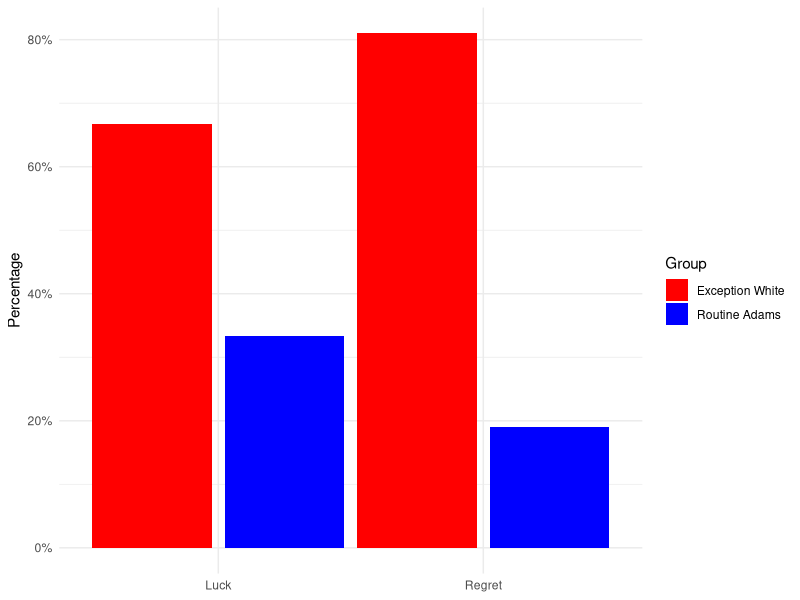
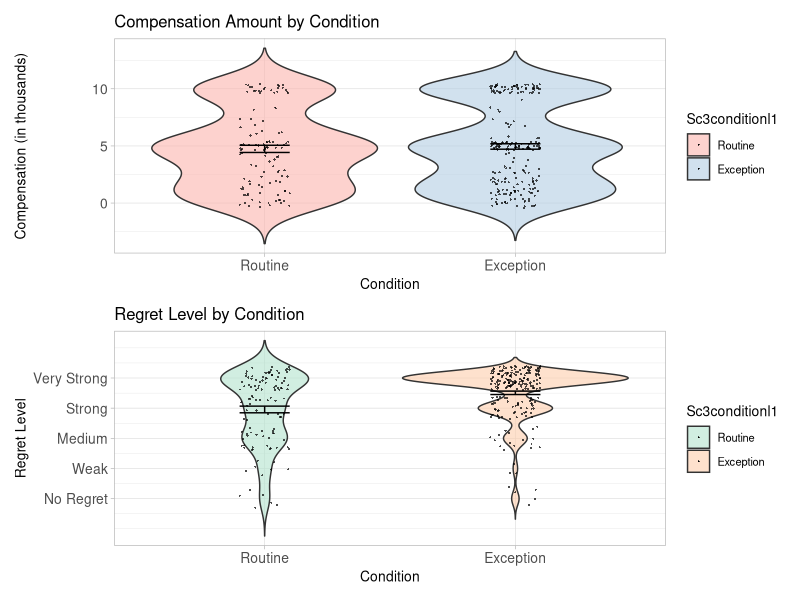

Recreate these plots in R, in order.
## ---- chunk 1


# Load libraries
library(tidyverse)

library(kableExtra)

library(ggthemes)
library(patchwork)


library(here)
library(ggplot2)
library(dplyr)
library(psych)

# Read in data

## ---- chunk 2
# Read the data
fig_2data <-  read_csv(
  file = here("inputs/data/T0002-10.1080_02699931.2018.1504747.csv"))
                 
data_clean <- fig_2data %>%
 slice(-1) %>% # Remove the first row which contains the headers 'Counts' and '%'
 rename(Group = `...1`, Regret_Counts = Regret, Regret_Percent = `...3`,
        Luck_Counts = Luck, Luck_Percent = `...5`)

long_data <- data_clean %>% 
 pivot_longer(
   cols = starts_with("Regret_") | starts_with("Luck_"),
   names_to = c("Type", ".value"),
   names_sep = "_"
 )

long_data <- long_data %>%
 mutate(Percent = as.numeric(as.character(Percent)) / 100)

ggplot(long_data, aes(x = Type, y = Percent, fill = Group)) + 
 geom_bar(stat = "identity", position = position_dodge(width = 1)) +
 scale_y_continuous(labels = scales::percent_format()) +
 scale_fill_manual(values = c("Routine Adams" = "blue", "Exception White" = "red")) +
 labs(x = NULL, y = "Percentage", fill = "Group") +
 theme_minimal()

## ---- chunk 3

data <-  read_csv(
  file = here("inputs/data/osf-past-normality-regret-replication-exp2-data-v2.csv"))



data$Sc3condition1 <- 0
data$compensationagg1 <- 0
data$regretagg1 <- 0
for (i in 1:nrow(data)){
  if (!is.na(data$Sc3_C1_text[i])){
    data$Sc3condition1[i] <- 1
    data$compensationagg1[i] <- data$sc3_c1_compensation[i]
    data$regretagg1[i] <- data$sc3_c1_regret[i]
  }
  else if (!is.na(data$Sc3_C2_text[i])){
    data$Sc3condition1[i] <- 2
    data$compensationagg1[i] <- data$sc3_c2_compensation[i]
    data$regretagg1[i] <- data$sc3_c2_regret[i]
  }
  else if (!is.na(data$Sc3_C3_text[i])){
    data$Sc3condition1[i] <- 2
    data$compensationagg1[i] <- data$sc3_c3_compensation[i]
    data$regretagg1[i] <- data$sc3_c3_regret[i]
  }
  else {
    data$Sc3condition1[i] <- NA
    data$compensationagg1[i] <- NA
    data$regretagg1[i] <- NA
  }
}

#value labels
data$Sc3conditionl1<-factor(data$Sc3condition1,levels = c(1,2), labels=c("Routine", "Exception"))



#Adjust Copensation-Scale to original paper (Values from 0 to 10, instead of 1 to 11)
data$compensationaggrecoded1 = data$compensationagg1-1

#Adjust Regret Scale (Values 1 to 5, indead of 0 to 4)
data$regretaggrecoded1 = data$regretagg1+1

# Label Variables
names (data$compensationaggrecoded1) <- c("0", "100,000", "200,000", "300,000", "400,000", "500,000", "600,000", "700,000", "800,000", "900,000", "1,000,000")
names (data$regretaggrecoded1) <- c("no regret", "weak regret", "medium regret", "strong regret", "very strong regret")





data_filtered <- data %>% filter(!is.na(Sc3conditionl1))

# Enhanced compensation plot
exceptioncombinedcompensationplot <- ggplot(data_filtered, aes(x=Sc3conditionl1, y=compensationaggrecoded1, fill=Sc3conditionl1)) +
  geom_violin(trim=FALSE, alpha=0.6) + 
  geom_jitter(shape=16, position=position_jitter(0.1), alpha=0.7, size=0.4) +
  scale_fill_brewer(palette="Pastel1") + 
  theme_light(base_size = 10) + 
 
  
  labs(x="Condition", y="Compensation (in thousands)", title="Compensation Amount by Condition") + theme(
    axis.title = element_text(size = 10),  # Smaller axis titles
    axis.text = element_text(size = 10)    # Smaller axis text
  ) +
  scale_y_continuous(labels=scales::comma) + 
  stat_summary(fun.data = mean_se, geom = "errorbar", width = 0.2, color="black") +
  stat_summary(fun=mean, geom="point", shape=18, size=0.1, color="black")




########
# Regret
########

exceptioncombinedregretplot <- ggplot(data_filtered, aes(x=Sc3conditionl1, y=regretaggrecoded1, fill=Sc3conditionl1)) +
  geom_violin(trim=FALSE, alpha=0.6) + 
  geom_jitter(shape=16, position=position_jitter(0.1), alpha=0.7, size=0.4) +
  scale_fill_brewer(palette="Pastel2") + 
  theme_light(base_size = 10) + 
  
  labs(x="Condition", y="Regret Level", title="Regret Level by Condition") + theme(
    axis.title = element_text(size = 10),  # Smaller axis titles
    axis.text = element_text(size = 10)    # Smaller axis text
  ) +
  
  scale_y_continuous(breaks=1:5, labels=c("No Regret", "Weak", "Medium", "Strong", "Very Strong")) + 
  stat_summary(fun.data = mean_se, geom = "errorbar", width = 0.2, color="black") +
  stat_summary(fun=mean, geom="point", shape=18, size=0.1, color="black")




combined_plot <- exceptioncombinedcompensationplot / exceptioncombinedregretplot + 
  plot_layout(heights = c(1, 1)) # Equal heights for both plots

# Print the combined plot
combined_plot
